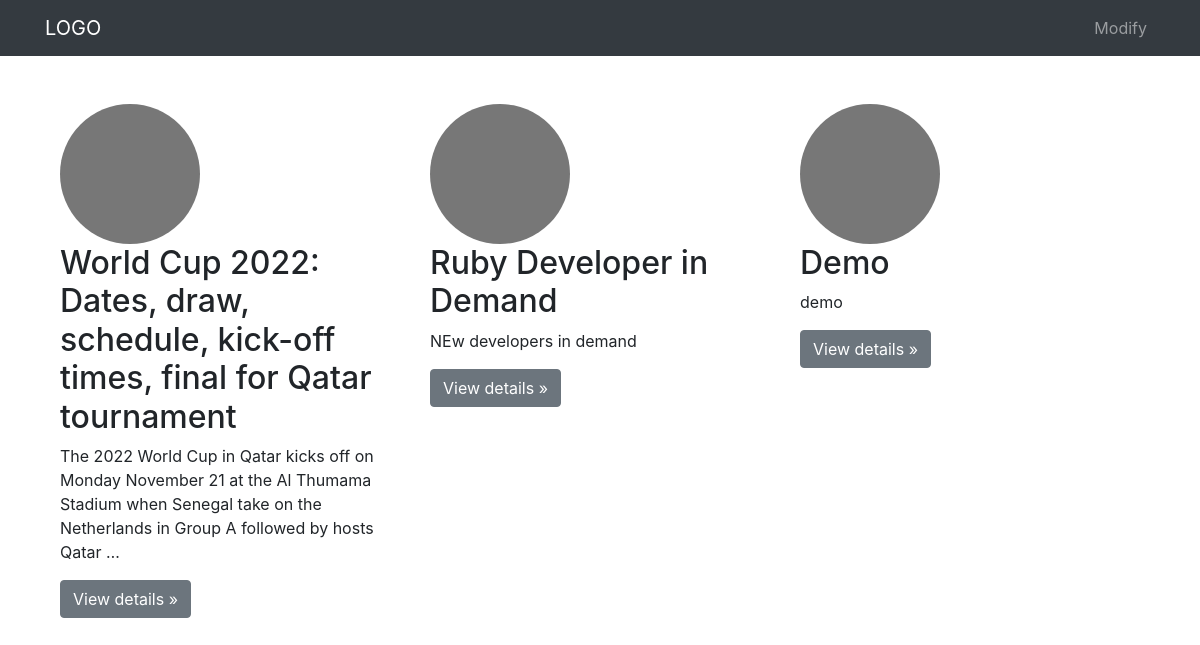
The page / on the database its author committed.
### CRUD/models.py (models this page shows, shortened)
class Blog(models.Model):
    title = models.CharField(max_length=100)
    slug = models.SlugField(max_length=100, unique=True)
    content = models.TextField()
    published_at = models.DateTimeField(default=timezone.now)
    status = models.CharField(max_length=10, default='draft')
    author = models.CharField(max_length=500)

### CRUD/views.py (the view)
# urls.py: path('',HomePage.as_view(), name="home"),
class HomePage(ListView):
    model = Blog
    queryset = Blog.objects.filter(status='draft').all()
    template_name = 'homepage.html'
    context_object_name = 'blogs'

### CRUD/templates/homepage.html (shortened to what this page needs)
{% extends 'bsae.html' %}
{% block content %}
  <div class="album py-5">
    <div class="container">
      <div class="row">
        {% if object_list %}
          {% for blog in blogs %}
            <div class="col-lg-4">
              <img class="rounded-circle" alt="Generic placeholder image" width="140" height="140">
              <h2>{{blog.title}}</h2>
              <p>{{blog.content|truncatewords:30}}</p>
              <p><a class="btn btn-secondary" href="{% url 'detail_view' blog.pk %}" role="button">View details &raquo;</a></p>
            </div>
          {% endfor %}
        {% else %}
            No Post Found
        {% endif %}
      </div>
    </div>
  </div>
{% endblock %}

### CRUD/templates/bsae.html (shortened to what this page needs)
<!DOCTYPE html>
<html lang="en">
  <head>
    <link
      rel="stylesheet"
      href="https://stackpath.bootstrapcdn.com/bootstrap/4.5.2/css/bootstrap.min.css"
    />
  </head>
  <body>
    <nav class="navbar navbar-expand-lg navbar-dark bg-dark static-top">
      <div class="container">
        <a class="navbar-brand" href="#">LOGO</a>
        <div class="collapse navbar-collapse" id="navbarResponsive">
          <ul class="navbar-nav ml-auto">
            <li class="nav-item">
              <a class="nav-link" href="{% url 'modify_blog' %}"
                >Modify
              </a>
            </li>
          </ul>
        </div>
      </div>
    </nav>
    <div class="container">
      <div class="row">
        <div class="col-lg-12">{% block content %} {% endblock %}</div>
      </div>
    </div>
  </body>
</html>

### rows shown on the page
Blog: title "World Cup 2022: Dates, draw, schedule, kick-off times, final for Qatar tournament", content "The 2022 World Cup in Qatar kicks off on Monday November 21 at the Al Thumama Stadium when Senegal take on the Netherlands in Group A followed by hosts Qatar …"
Blog: title "Ruby Developer in Demand", content "NEw developers in demand"
Blog: title "Demo", content "demo"
